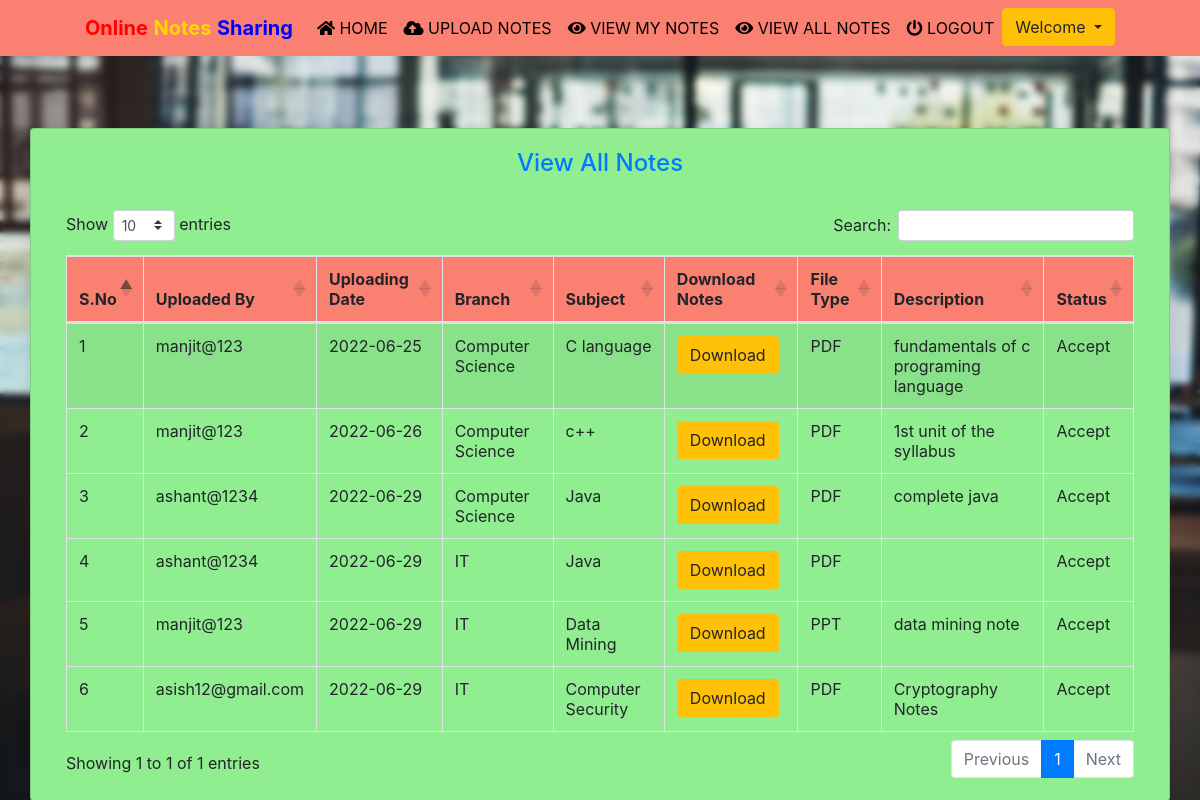
The app's page /viewallnotes (signed in), older data.
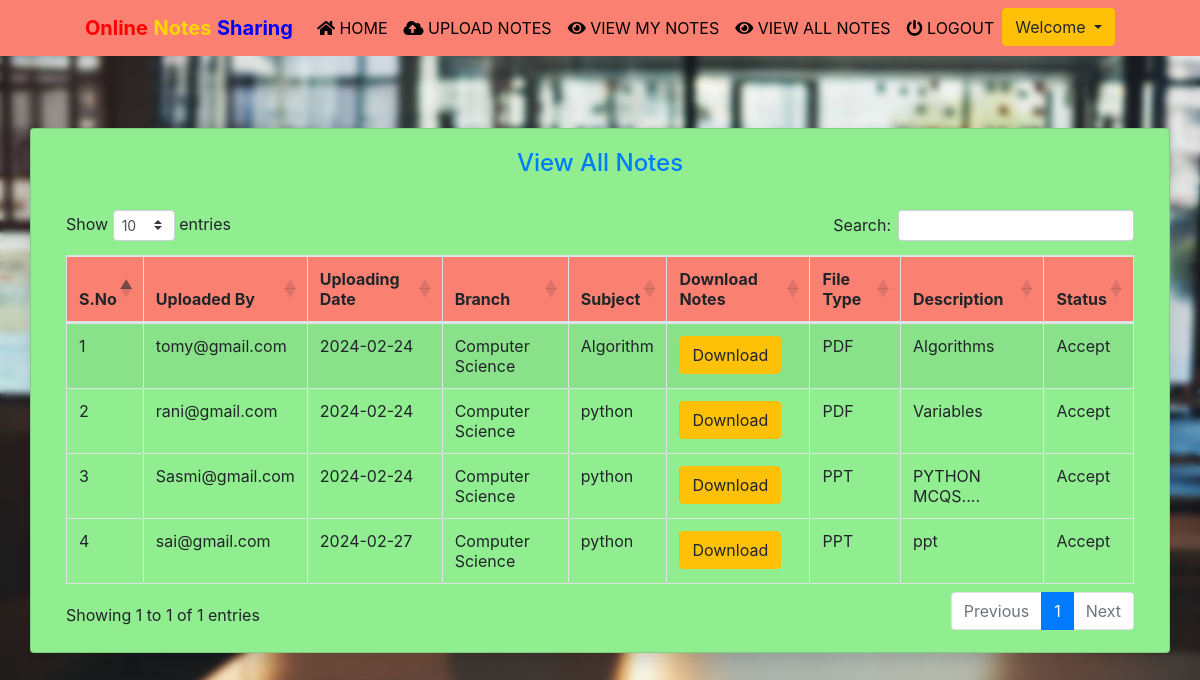
The same page, newer data.
### notes/models.py (models this page shows, shortened)
class Notes(models.Model):
    user = models.ForeignKey(User,on_delete=models.CASCADE)
    uploadingdate = models.CharField(max_length=30)
    branch = models.CharField(max_length=30)
    subject = models.CharField(max_length=30)
    notesfile = models.FileField(null=True)
    filetype = models.CharField(max_length=30)
    description = models.CharField(max_length=200, null=True)
    status = models.CharField(max_length=15)

### notes/views.py (the view)
# urls.py: path('viewallnotes', viewallnotes, name='viewallnotes'),
def viewallnotes(request):
    if not request.user.is_authenticated:
        return redirect('login')
    notes = Notes.objects.filter(status='Accept')
    d = {'notes':notes}
    return render(request, 'viewallnotes.html',d)

### notes/templates/viewallnotes.html (shortened to what this page needs)
{% extends 'usernavigation.html'%}
{% load static %}
{% block body %}
<div class="container card shadow mt-5" style="background-color:lightgreen;">
	<div class="card-body">
           <h4 class="text-center text-primary">View All Notes</h4>
			<br>
			<table id="example" class="table table-striped table-bordered" style="width:100%">
				<thead style="background-color : salmon;">
					<tr>
						<th>S.No</th>
						<th>Uploaded By</th>
						<th>Uploading Date</th>
						<th>Branch</th>
						<th>Subject</th>
						<th>Download Notes</th>
						<th>File Type</th>
						<th>Description</th>
						<th>Status</th>
					</tr>
					</thead>
				{% for i in notes %}
				<tbody>
				<tr>
          <td>{{forloop.counter}}</td>
					<td>{{i.user.username}}</td>
					<td>{{i.uploadingdate}}</td>
					<td>{{i.branch}}</td>
					<td>{{i.subject}}</td>
					<td><a href="{{i.notesfile.url}}" class="btn btn-warning" download>Download</a></td>
					<td>{{i.filetype}}</td>
					<td>{{i.description}}</td>
					<td>{{i.status}}</td>
                </tr>
				{% endfor %}
				</tbody>
			</table>
    </div>
</div>
{% endblock %}

Row changes from the older to the newer data that the page shows:
removed Notes: user.username "manjit@123", uploadingdate "2022-06-25", branch "Computer Science", subject "C language", filetype "PDF", description "fundamentals of c programing language", status "Accept"
removed Notes: user.username "manjit@123", uploadingdate "2022-06-26", branch "Computer Science", subject "c++", filetype "PDF", description "1st unit of the syllabus", status "Accept"
removed Notes: user.username "ashant@1234", uploadingdate "2022-06-29", branch "Computer Science", subject "Java", filetype "PDF", description "complete java", status "Accept"
removed Notes: user.username "ashant@1234", uploadingdate "2022-06-29", branch "IT", subject "Java", filetype "PDF", status "Accept"
removed Notes: user.username "manjit@123", uploadingdate "2022-06-29", branch "IT", subject "Data Mining", filetype "PPT", description "data mining note", status "Accept"
removed Notes: user.username "asish12@gmail.com", uploadingdate "2022-06-29", branch "IT", subject "Computer Security", filetype "PDF", description "Cryptography Notes", status "Accept"
added Notes: user.username "tomy@gmail.com", uploadingdate "2024-02-24", branch "Computer Science", subject "Algorithm", filetype "PDF", description "Algorithms", status "Accept"
added Notes: user.username "rani@gmail.com", uploadingdate "2024-02-24", branch "Computer Science", subject "python", filetype "PDF", description "Variables", status "Accept"
added Notes: user.username "Sasmi@gmail.com", uploadingdate "2024-02-24", branch "Computer Science", subject "python", filetype "PPT", description "PYTHON MCQS....", status "Accept"
added Notes: user.username "sai@gmail.com", uploadingdate "2024-02-27", branch "Computer Science", subject "python", filetype "PPT", description "ppt", status "Accept"
